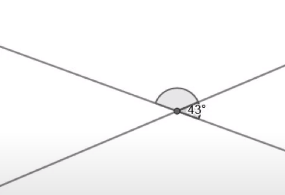
#> input picture images/lines1.png, 285 x 195 px
$ python 199_detecting_straight_lines.py
#> lines starting #> are read from the running program, lines starting #| are printed output that depends on the picture; long printed decimals are rounded
from skimage.transform import hough_line, hough_line_peaks
import numpy as np
import cv2
import matplotlib.pyplot as plt


img = cv2.imread('images/lines1.png', 0)
#> img: shape (195, 285); min 28, max 255, mean 247.8
img = ~img
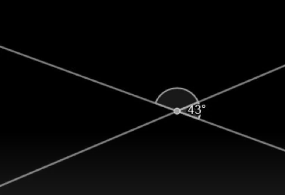
#> img: shape (195, 285); min 0, max 227, mean 7.2
plt.imshow(img, cmap='gray')
# plt.show()

tested_angle = np.linspace(-np.pi/2, np.pi/2, 180)
hspace, theta, dist = hough_line(img, tested_angle)
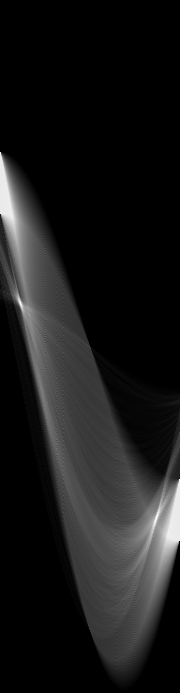
#> hspace: shape (693, 180) uint64; min 0, max 310, mean 31.1; drawn with min black and max white
#> theta = 180 values from -1.57 to 1.57; dist = 693 values from -346 to 346

plt.figure(figsize=(10,10))
plt.imshow(hspace)
# plt.show()

h, q, d = hough_line_peaks(hspace, theta, dist)
#> h = [310, 305, 292, 292, 290, 288, 287, 287, 285, 285, 172]; q = [1.17, -1.22, 1.38, -1.38, -1.41, -1.47, 1.5, -1.5, 1.55, -1.57, -1.17]; d = [172, -44, 185, -132, -146, -163, 155, -174, 140, -193, -67]
angle_list = []

fig, axes = plt.subplots(1,3,figsize=(15,6))
ax = axes.ravel()

ax[0].imshow(img, cmap='gray')
ax[0].set_title('input image')
ax[0].set_axis_off()

ax[1].imshow(np.log(1+hspace),
             extent=[np.rad2deg(theta[-1]), np.rad2deg(theta[0]), dist[-1], dist[0]],
             cmap='gray', aspect=1/1.5)
ax[1].set_title('Hough transform')
ax[1].set_xlabel('Angles (degree)')
ax[1].set_ylabel('Distance (pixel)')
ax[1].axis('image')
ax[2].imshow(img, cmap='gray')
origin = np.array((0, img.shape[1]))
#> origin = [0, 285]
for _, angle, dist in zip(*hough_line_peaks(hspace, theta, dist)):
    angle_list.append(angle)
    y0, y1 =(dist - origin*np.cos(angle)) / np.sin(angle)
    ax[2].plot(origin, (y0, y1), '-r')
#> this loop made 11 passes
#> (angle, dist, y0, y1) on passes 1 to 11: (1.17, 172, 187, 65.3), (-1.22, -44, 46.86, 151.2), (1.38, 185, 188.5, 132.8), (-1.38, -132, 134.5, 190.2), (-1.41, -146, 147.8, 193.2), (-1.47, -163, 163.9, 194), (1.5, 155, 155.4, 135.3), (-1.5, -174, 174.4, 194.5), (1.55, 140, 140, 135), (-1.57, -193, 193, 193), (-1.17, -67, 72.86, 194.6)
#> after the loop, angle_list has the same summary as q
ax[2].set_xlim(origin)
ax[2].set_ylim((img.shape[0], 0))
ax[2].set_axis_off()
ax[2].set_title('Detected lines')
# plt.show()
angles = [a*180/np.pi for a in angle_list]
#> angles = [66.87, -69.89, 78.94, -78.94, -80.95, -83.97, 85.98, -85.98, 88.99, -90, -66.87]
print(angles)
#| [66.872, -69.888, 78.939, -78.939, -80.950, -83.966, 85.978, -85.978, 88.994, -90.0, -66.872]
angle_difference = np.max(angles) - np.min(angles)
#> angle_difference = 179
print('angles found are: {}'.format(180-angle_difference))
#| angles found are: 1.006
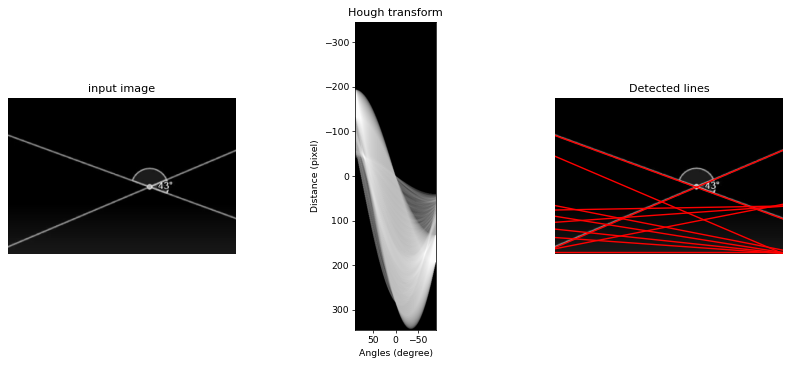
#> figure drawn by matplotlib, 3 panels
